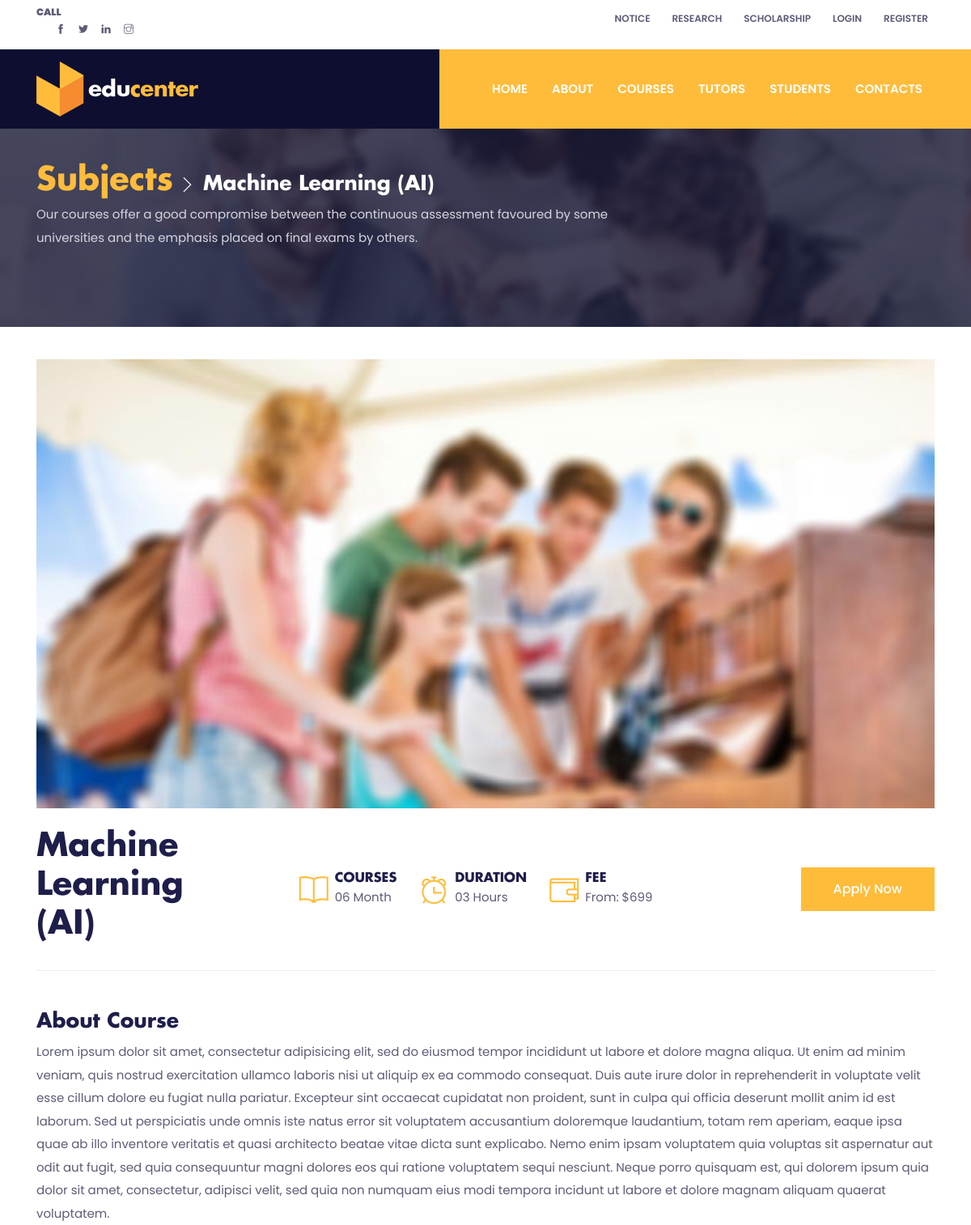
The app's page //tutor/1/AI (upper part), older data.
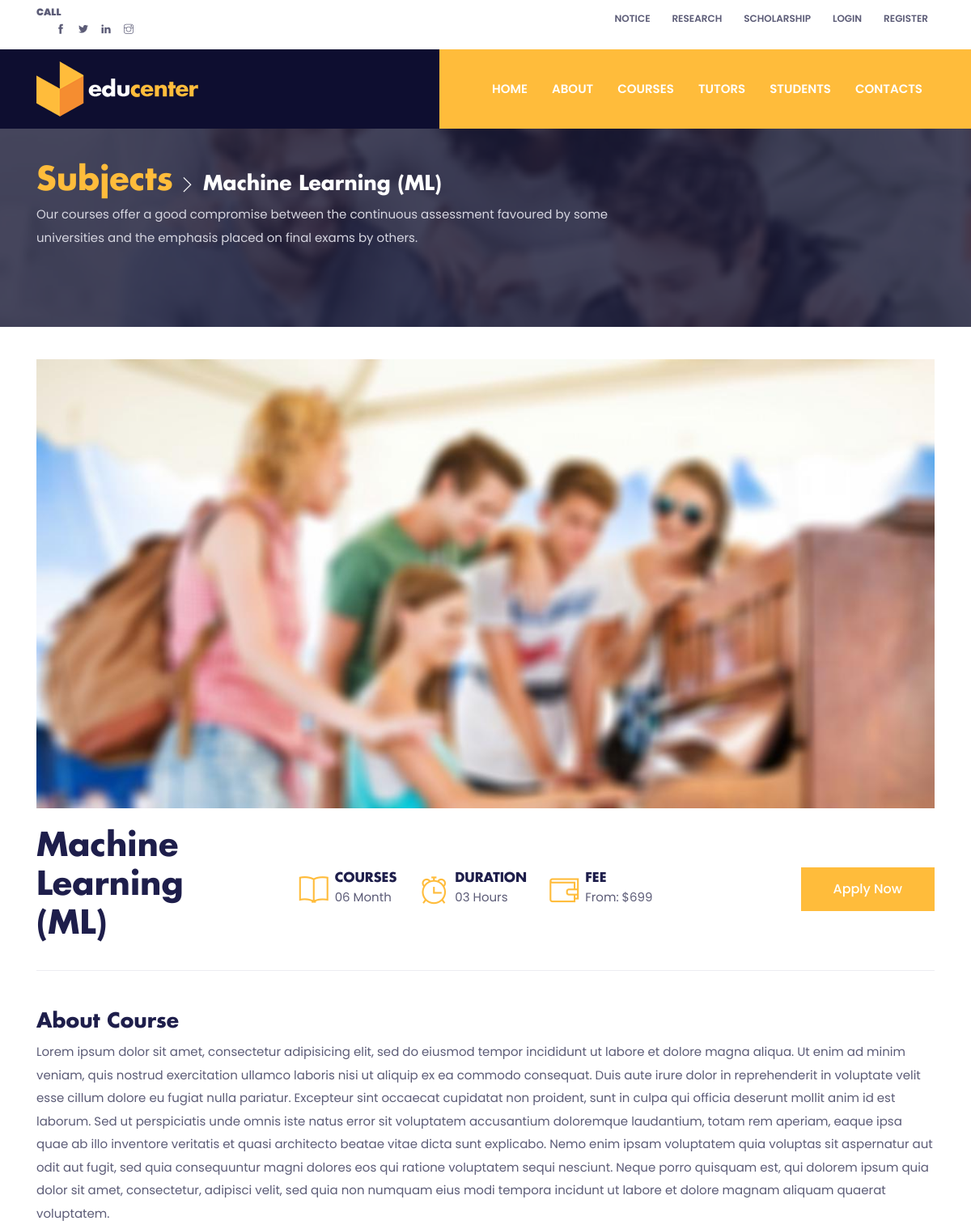
The same page, newer data.
### course/models.py (models this page shows, shortened)
class Subject(models.Model):
    course = models.ForeignKey(Course, on_delete=models.CASCADE)
    title = models.CharField(max_length=255)
    subject_tutor = models.CharField(max_length=255)
    description = models.TextField(max_length=255)
    image = models.ImageField(upload_to='images/')
    price = models.CharField(max_length=50)
    detail = models.CharField(max_length=255)
    slug = models.SlugField(unique=True)
    def image_tag(self):
        return mark_safe('<img src="{}" height="50"/>'.format(self.image.url))
    image_tag.short_description = 'Image'

### home/views.py (the view)
# urls.py: path('/tutor/<int:id>/<slug:slug>', subject_details, name='subject_detail'),
def subject_details(request, id, slug):
    course = Course.objects.all()
    subject = Subject.objects.get(pk=id)
    tutor = Tutor.objects.get(subject=subject)
    context = {'subject': subject,
               'course': course,
               'tutor': tutor, }
    return render(request, 'subject_details.html', context)

### home/templates/subject_details.html (shortened to what this page needs)
{% extends 'homebase.html' %}
{% load static %}
{% block body %}
<section class="page-title-section overlay" data-background="{% static 'images/backgrounds/page-title.jpg'%}">
  <div class="container">
    <div class="row">
      <div class="col-md-8">
        <ul class="list-inline custom-breadcrumb">
          <li class="list-inline-item"><a class="h2 text-primary font-secondary" href="{% url 'subject' %}">Subjects</a></li>
          <li class="list-inline-item text-white h3 font-secondary nasted">{{ subject.title }}</li>
        </ul>
        <p class="text-lighten">Our courses offer a good compromise between the continuous assessment favoured by some universities and the emphasis placed on final exams by others.</p>
      </div>
    </div>
  </div>
</section>
<section class="section-sm">
  <div class="container">
    <div class="row">
      <div class="col-12 mb-4">
        <img src="{% static 'images/courses/course-single.jpg'%}" class="img-fluid w-100">
      </div>
    </div>
    <div class="row align-items-center mb-5">
      <div class="col-xl-3 order-1 col-sm-6 mb-4 mb-xl-0">
        <h2>{{ subject.title }}</h2>
      </div>
      <div class="col-xl-6 order-sm-3 order-xl-2 col-12 order-2">
        <ul class="list-inline text-xl-center">
          <li class="list-inline-item mr-4 mb-3 mb-sm-0">
            <div class="d-flex align-items-center">
              <i class="ti-book text-primary icon-md mr-2"></i>
              <div class="text-left">
                <h6 class="mb-0">COURSES</h6>
                <p class="mb-0">06 Month</p>
              </div>
            </div>
          </li>
          <li class="list-inline-item mr-4 mb-3 mb-sm-0">
            <div class="d-flex align-items-center">
              <i class="ti-alarm-clock text-primary icon-md mr-2"></i>
              <div class="text-left">
                <h6 class="mb-0">DURATION</h6>
                <p class="mb-0">03 Hours</p>
              </div>
            </div>
          </li>
          <li class="list-inline-item mr-4 mb-3 mb-sm-0">
            <div class="d-flex align-items-center">
              <i class="ti-wallet text-primary icon-md mr-2"></i>
              <div class="text-left">
                <h6 class="mb-0">FEE</h6>
                <p class="mb-0">From: $699</p>
              </div>
            </div>
          </li>
        </ul>
      </div>
      <div class="col-xl-3 text-sm-right text-left order-sm-2 order-3 order-xl-3 col-sm-6 mb-4 mb-xl-0">
        <a href="#" class="btn btn-primary">Apply now</a>
      </div>
      <div class="col-12 mt-4 order-4">
        <div class="border-bottom border-primary"></div>
      </div>
    </div>
    <div class="row">
      <div class="col-12 mb-4">
        <h3>About Course</h3>
        <p>Lorem ipsum dolor sit amet, consectetur adipisicing elit, sed do eiusmod tempor incididunt ut labore et
          dolore magna aliqua. Ut enim ad minim veniam, quis nostrud exercitation ullamco laboris nisi ut aliquip ex ea
          commodo consequat. Duis aute irure dolor in reprehenderit in voluptate velit esse cillum dolore eu fugiat
          nulla pariatur. Excepteur sint occaecat cupidatat non proident, sunt in culpa qui officia deserunt mollit
          anim id est laborum. Sed ut perspiciatis unde omnis iste natus error sit voluptatem accusantium doloremque
          laudantium, totam rem aperiam, eaque ipsa quae ab illo inventore veritatis et quasi architecto beatae vitae
          dicta sunt explicabo. Nemo enim ipsam voluptatem quia voluptas sit aspernatur aut odit aut fugit, sed quia
          consequuntur magni dolores eos qui ratione voluptatem sequi nesciunt. Neque porro quisquam est, qui dolorem
          ipsum quia dolor sit amet, consectetur, adipisci velit, sed quia non numquam eius modi tempora incidunt ut
          labore et dolore magnam aliquam quaerat voluptatem.</p>
      </div>
    </div>
  </div>
</section>
{% endblock %}

### home/templates/homebase.html (shortened to what this page needs)
<!DOCTYPE html>
{% load static %}
<html lang="en">
<head>
  <link rel="stylesheet" href="{% static 'plugins/bootstrap/bootstrap.min.css'%}">
  <link rel="stylesheet" href="{% static 'plugins/slick/slick.css'%}">
  <link rel="stylesheet" href="{% static 'plugins/themify-icons/themify-icons.css'%}">
  <link rel="stylesheet" href="{% static 'plugins/animate/animate.css'%}">
  <link rel="stylesheet" href="{% static 'plugins/aos/aos.css'%}">
  <link rel="stylesheet" href="{% static 'plugins/venobox/venobox.css'%}">
  <link href="{% static 'css/style.css'%}" rel="stylesheet">
</head>
<body>
{% include 'header.html' %}
{% block body %} {% endblock %}
{% include 'footer.html' %}
</body>
</html>

### home/templates/header.html (shortened to what this page needs)
{% load static %}
{% load active_link_tags %}
<header class="fixed-top header">
  <div class="top-header py-2 bg-white">
    <div class="container">
      <div class="row no-gutters">
        <div class="col-lg-4 text-center text-lg-left">
            <a class="text-color mr-3" href="callto:+443003030266"><strong>CALL</strong>{{ setting.phone }}</a>
          <ul class="list-inline d-flex mb-0 ml-3">
            <li class="list-inline-item mx-0"><a class="d-inline-block p-2 text-color" href="#"><i class="ti-facebook"></i></a></li>
            <li class="list-inline-item mx-0"><a class="d-inline-block p-2 text-color" href="#"><i class="ti-twitter-alt"></i></a></li>
            <li class="list-inline-item mx-0"><a class="d-inline-block p-2 text-color" href="#"><i class="ti-linkedin"></i></a></li>
            <li class="list-inline-item mx-0"><a class="d-inline-block p-2 text-color" href="#"><i class="ti-instagram"></i></a></li>
          </ul>
        </div>
        <div class="col-lg-8 text-center text-lg-right">
          <ul class="list-inline">
            <li class="list-inline-item"><a class="text-uppercase text-color p-sm-2 py-2 px-0 d-inline-block" href="notice.html">notice</a></li>
            <li class="list-inline-item"><a class="text-uppercase text-color p-sm-2 py-2 px-0 d-inline-block" href="research.html">research</a></li>
            <li class="list-inline-item"><a class="text-uppercase text-color p-sm-2 py-2 px-0 d-inline-block" href="scholarship.html">SCHOLARSHIP</a></li>
            <li class="list-inline-item"><a class="text-uppercase text-color p-sm-2 py-2 px-0 d-inline-block" href="#" data-toggle="modal" data-target="#loginModal">login</a></li>
            <li class="list-inline-item"><a class="text-uppercase text-color p-sm-2 py-2 px-0 d-inline-block" href="#" data-toggle="modal" data-target="#signupModal">register</a></li>
          </ul>
        </div>
      </div>
    </div>
  </div>
  <div class="navigation w-100">
    <div class="container">
      <nav class="navbar navbar-expand-lg navbar-light p-0">
        <a class="navbar-brand" href="{% url 'home' %}"><img src="{% static 'images/logo.png'%}" alt="logo"></a>
        <div class="collapse navbar-collapse" id="navigation">
          <ul class="navbar-nav ml-auto text-center">
            <li class="nav-item {% active_link 'home' strict=True %}">
              <a class="nav-link" href="{% url 'home' %}">HOME</a>
            </li>
            <li class="nav-item {% active_link 'about' strict=True %} @@about">
              <a class="nav-link" href="{% url 'about' %}">ABOUT</a>
            </li>
            <li class="nav-item {% active_link 'subject' strict=True %} @@subject">
              <a class="nav-link" href="{% url 'subject' %}">COURSES</a>
            </li>
            <li class="nav-item {% active_link 'tutor' strict=True %} @@tutor">
              <a class="nav-link" href="{% url 'tutor' %}">TUTORS</a>
            </li>
            <li class="nav-item {% active_link 'student' strict=True %} @@student">
              <a class="nav-link" href="{% url 'student' %}">STUDENTS</a>
            </li>
            <li class="nav-item {% active_link 'contact' strict=True %} @@contact">
              <a class="nav-link" href="{% url 'contact' %}">CONTACTS</a>
            </li>
          </ul>
        </div>
      </nav>
    </div>
  </div>
</header>

### home/templates/footer.html (shortened to what this page needs)
{% load static %}
</body>
</html>

### home/static/css/style.css (style rules this page uses)
body { line-height: 1.2; font-family: "Poppins", sans-serif; -webkit-font-smoothing: antialiased; font-size: 15px; color: #5c5c77; }
p, .paragraph { font-weight: 400; color: #5c5c77; font-size: 15px; line-height: 1.9; font-family: "Poppins", sans-serif; }
h1, h2, h3, h4, h5, h6 { color: #1e1e4b; font-family: "futura-bold"; font-weight: 700; line-height: 1.2; }
h2, .h2 { font-size: 40px; }
h3, .h3 { font-size: 25px; }
h6, .h6 { font-size: 16px; }
.btn { font-size: 16px; font-family: "Poppins", sans-serif; text-transform: capitalize; padding: 15px 40px; border-radius: 0; font-weight: 500; border: 0; position: relative; z-index: 1; transition: .2s ease; overflow: hidden; }
.btn::before { position: absolute; content: ""; height: 80%; width: 100%; left: 0; bottom: 10%; z-index: -1; transition: -webkit-transform .2s ease-in-out; transition: transform .2s ease-in-out; transition: transform .2s ease-in-out, -webkit-transform .2s ease-in-out; -webkit-transform-origin: top; transform-origin: top; -webkit-transform: scaleY(0); transform: scaleY(0); }
.btn-primary { background: #ffbc3b; color: #fff; }
.btn-primary::before { background: #fff; }
body { background-color: #fff; overflow-x: hidden; }
ol, ul { list-style-type: none; margin: 0px; }
img { vertical-align: middle; border: 0; }
a { color: #ffbc3b; }
a, a:hover, a:focus { text-decoration: none; }
a, button, select { cursor: pointer; transition: .2s ease; }
.section-sm { padding-top: 40px; padding-bottom: 40px; }
.border-primary { border-color: #ededf1 !important; }
.overlay { position: relative; }
.overlay::before { position: absolute; content: ''; height: 100%; width: 100%; top: 0; left: 0; background: #1a1a37; opacity: .8; }
.text-primary { color: #ffbc3b !important; }
.text-color { color: #5c5c77; }
.text-lighten { color: #d6d6e0 !important; }
.font-secondary { font-family: "futura-bold"; }
.icon-md { font-size: 36px; }
.page-title-section { padding: 200px 0 80px; }
.custom-breadcrumb li.nasted { position: relative; padding-left: 25px; }
.custom-breadcrumb li.nasted::before { position: absolute; font-family: "themify"; content: "\e649"; font-size: 20px; top: 50%; left: -5px; color: #fff; -webkit-transform: translateY(-50%); transform: translateY(-50%); }
.top-header { font-size: 12px; transition: -webkit-transform .2s ease; transition: transform .2s ease; transition: transform .2s ease, -webkit-transform .2s ease; -webkit-transform-origin: top; transform-origin: top; font-weight: 600; }
.navigation { background-image: linear-gradient(to right, transparent 50%, #ffbc3b 50%); transition: .2s ease; }
.navbar-nav { padding-left: 50px; background: #ffbc3b; }
.nav-item { margin: 0 15px; position: relative; }
.nav-item .nav-link { text-transform: uppercase; font-weight: 600; }
.nav-item::before { position: absolute; left: 0; bottom: 0; height: 6px; width: 100%; content: ""; background: #fff; -webkit-transform: scaleY(0); transform: scaleY(0); -webkit-transform-origin: top; transform-origin: top; transition: -webkit-transform .3s ease; transition: transform .3s ease; transition: transform .3s ease, -webkit-transform .3s ease; }
.navbar-light .navbar-nav .nav-link { color: #fff; }
.navbar-expand-lg .navbar-nav .nav-link { padding: 40px 0px; }

### home/templates/homebase.html (style rules this page uses)
header { background-color: #0e0e30; transition: background-color 0.3s ease-in-out; }

Row changes from the older to the newer data that the page shows:
changed Subject: title "Machine Learning (AI)" → "Machine Learning (ML)"
